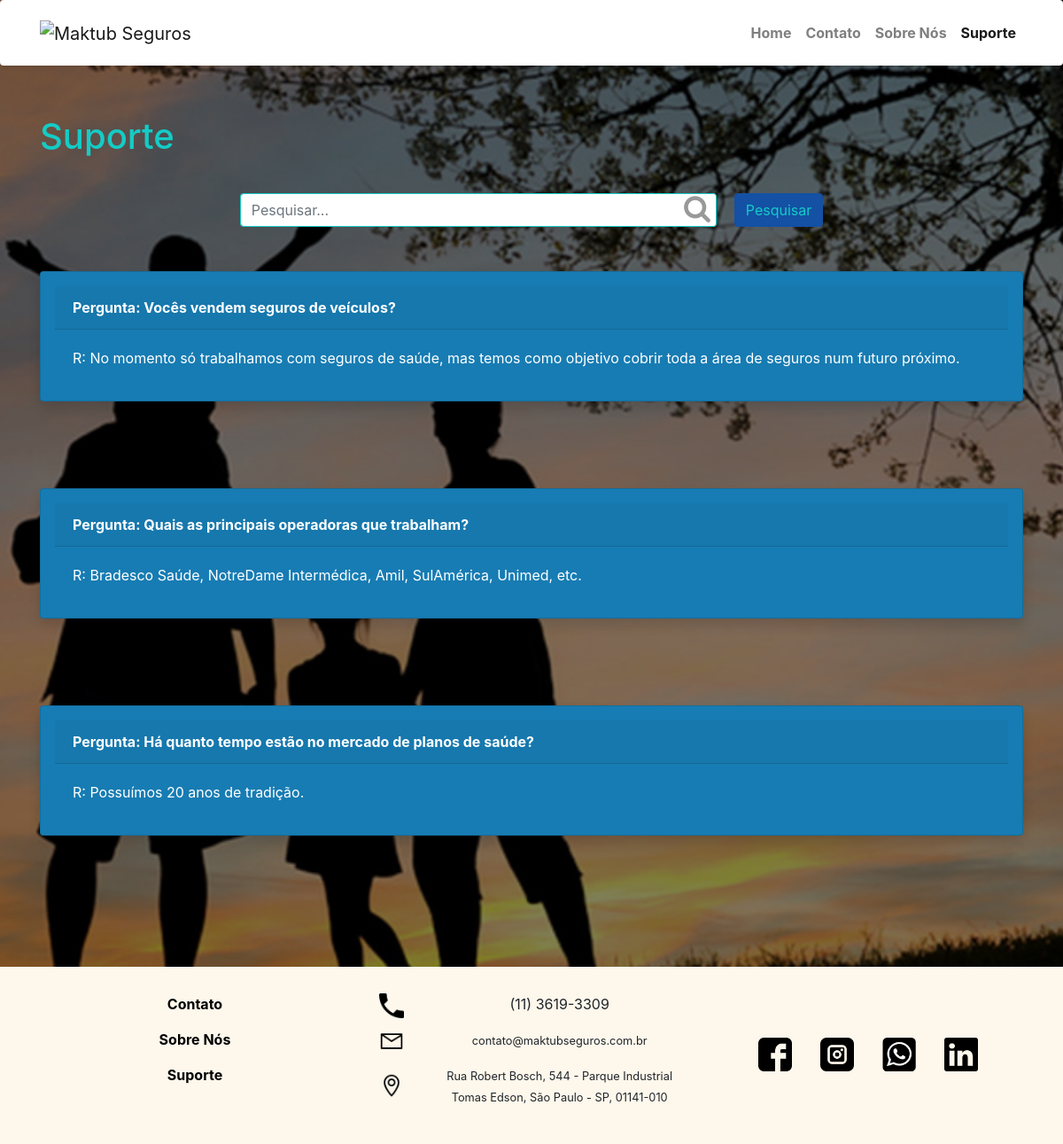
Screenshot of /suporte.php with the database file from the repository.
### tables this page shows
CREATE TABLE `tbl_suporte` (
  `id` int(11) NOT NULL AUTO_INCREMENT,
  `pergunta` varchar(5000) NOT NULL,
  `resposta` varchar(5000) NOT NULL,
  PRIMARY KEY (`id`)
);

### suporte.php (the view, shortened to what this page needs)
<!DOCTYPE html>
<html lang="pt-br">
    <head>
        <link rel="stylesheet" type="text/css" href="css/bootstrap.min.css">
        <link rel="stylesheet" type="text/css" href="css/style.css">
    </head>
    <body>
        <nav class="navbar navbar-expand-lg navbar-light fixed-top shadow-sm p-3 mb-5 bg-white rounded">
            <div class="container">
            <a class="navbar-brand" href="index.php">
                <img src="https://cdn.shortpixel.ai/client/q_glossy,ret_img,w_360,h_120/https://www.maktubseguros.com.br/wp-content/uploads/2020/01/cropped-0404-Logo-1.png" width="200" height="60" alt="Maktub Seguros" loading="lazy">
            </a>
            <div class="collapse navbar-collapse" id="navbarNav">
                <ul class="navbar-nav ml-auto">
                    <li class="nav-item font-weight-bold" style="color:#14ccc6;">
                    <a class="nav-link" href="index.php">Home</a>
                    </li>
                    <li class="nav-item font-weight-bold" style="color:#14ccc6;">
                    <a class="nav-link" href="contato.php">Contato</a>
                    </li>
                    <li class="nav-item font-weight-bold" style="color:#14ccc6;">
                    <a class="nav-link" href="sobrenos.php">Sobre Nós</a>
                    </li>
                    <li class="nav-item active font-weight-bold" style="color:#14ccc6;">
                        <a class="nav-link" href="suporte.php">Suporte</a>
                    </li>
                </ul>
            </div>
            </div>
        </nav>
        <section id="section-suporte">
            <div style="width: inherit; height: inherit;  background-color: rgba(0,0,0,0.5); padding-top:130px;padding-bottom: 50px;">
            <div class="container">
                <h1 style="margin-bottom: 40px; color:#14ccc6;">Suporte</h1>
                <div class="row" style="margin-bottom: 50px;">
                    <div class="col-md-12 d-flex justify-content-center">
                            <form class="form-inline my-12 my-lg-0" action="#" method="POST">
                                <input class="form-control mr-sm-2" name="txt_search" id="search" type="search" placeholder="Pesquisar..." aria-label="Pesquisar">
                                <div id="cont-img">
                                    <img src="imgs/iconSearch.png" alt="Procurar" id="img-search">
                                </div>
                                <button name="btn_pesquisar" class="btn btn-outline-success my-2 my-sm-0" type="submit" style="background-color: #1450a4;color:#14ccc6;border: solid 0.5px #1450a4;">Pesquisar</button>
                            </form>
                    </div>
                </div>
                <?php
        if(isset($_POST['btn_pesquisar'])){
            require_once('bd/conexao.php');
            $conexao = conexaoMysql();
            $pesquisa = $_POST['txt_search'];
            $sql = "select * from tbl_suporte where pergunta like '%".$pesquisa."%'";
            $select = mysqli_query($conexao, $sql);
            while($rsSuporte = mysqli_fetch_array($select)){
                ?>
                <div class="row mgb-suporte">
                    <div class="col-md-12">
                        <div class="card card-bg">
                            <div class="card-header font-weight-bold" style="color:white;">
                                Pergunta: <?=$rsSuporte['pergunta']?>
                            </div>
                            <div class="card-body">
                                <p class="card-text" style="color:white;">R: <?=$rsSuporte['resposta']?></p>
                            </div>
                        </div>
                    </div>
                </div>
            <?php
            }
        }else{
            $conexao = conexaoMysql();
            $sql = "select * from tbl_suporte";
            $select = mysqli_query($conexao, $sql);
            while($rsSuporte = mysqli_fetch_array($select)){
                ?>
                <div class="row mgb-suporte">
                    <div class="col-md-12">
                        <div class="card card-bg shadow p-3 mb-5 rounded">
                            <div class="card-header font-weight-bold" style="color:white;">
                                Pergunta: <?=$rsSuporte['pergunta']?>
                            </div>
                            <div class="card-body">
                                <p class="card-text" style="color:white;">R: <?=$rsSuporte['resposta']?></p>
                            </div>
                        </div>
                    </div>
                </div>
            <?php
            }
        }
        ?>
            </div>
            </div>
        </section>
        <footer>
            <div class="container h-100">
                <div class="row h-100">
                    <div class="col-md-4">
                            <div class="row d-flex justify-content-center" style="padding-top: 30px;">
                                <div class="col-4 d-flex justify-content-center">
                                    <a href="contato.php">
                                    <p class="font-weight-bold" style="color: black;">Contato</p>
                                    </a>
                                </div>
                            </div>
                            <div class="row d-flex justify-content-center">
                                <div class="col-4 d-flex justify-content-center">
                                <a href="sobrenos.php">
                                    <p class="font-weight-bold" style="color: black;">Sobre Nós</p>
                                    </a>
                                </div>
                            </div>
                            <div class="row d-flex justify-content-center">
                                <div class="col-4 d-flex justify-content-center">
                                <a href="suporte.php">
                                    <p class="font-weight-bold" style="color: black;">Suporte</p>
                                    </a>
                                </div>
                            </div>
                    </div>
                    <div class="col-md-4" style="padding-top: 30px;">
                            <div class="row">
                                <div class="col-md-2 col-sm-12 col-lg-2 col-xl-2 d-flex justify-content-center">
                                        <img src="imgs/iconPhone.png" alt="Telefone" class="icon-footer">
                                </div>
                                <div class="col-md-10 col-sm-12 col-lg-10 col-xl-10 d-flex justify-content-center">
                                        <p class="text-center">(11) 3619-3309</p>
                                </div>
                            </div>
                            <div class="row">
                                <div class="col-md-2 d-flex justify-content-center">
                                    <img src="imgs/iconEmail.png" alt="Email" class="icon-footer">
                                </div>
                                <div class="col-md-10 text-nowrap d-flex justify-content-center">
                                    <p class="text-center"><small>contato@maktubseguros.com.br</small></p>
                                </div>
                            </div>
                            <div class="row">
                                <div class="col-md-2 d-flex justify-content-center" style="padding-top: 10px;">
                                    <img src="imgs/iconEndereco.png" alt="Endereço" class="icon-footer">
                                </div>
                                <div class="col-md-10 d-flex justify-content-center">
                                    <p class="text-center"><small>Rua Robert Bosch, 544 - Parque Industrial Tomas Edson, São Paulo - SP, 01141-010</small></p>
                                </div>
                            </div>
                    </div>
                    <div class="col-md-4" style="padding-top: 80px;">
                            <div class="row" style="padding-left: 50px; padding-right: 50px;">
                                <div class="col-md-3 d-flex justify-content-center" id="row-sociais">
                                    <a href="https://www.facebook.com/maktubseguro/">
                                    <img src="imgs/iconFb.png" alt="Facebook" class="icon-sociais">
                                    </a>
                                </div>
                                <div class="col-md-3 d-flex justify-content-center" id="row-sociais">
                                    <a href="https://www.instagram.com/maktubseguros/">
                                    <img src="imgs/iconInsta.png" alt="Instagram" class="icon-sociais">
                                    </a>
                                </div>
                                <div class="col-md-3 d-flex justify-content-center" id="row-sociais">
                                     <a href="https://api.whatsapp.com/send?phone=5511992059207&text=Ol%C3%A1,%20gostaria%20de%20falar%20com%20um%20consultor">
                                     <img src="imgs/iconWpp.png" alt="Whatsapp" class="icon-sociais" >
                                     </a>
                                </div>
                                <div class="col-md-3 d-flex justify-content-center" id="row-sociais">
                                     <a href="https://www.linkedin.com/company/maktub-seguros/about/">
                                     <img src="imgs/iconLinkedin.png" alt="Linkedin" class="icon-sociais">
                                     </a>
                                </div>
                            </div>
                    </div>
                </div>
            </div>
        </footer>
    </body>
</html>

### css/style.css (style rules this page uses)
@media (min-width: 1200px) { nav { background-color: white; } }
@media (min-width: 1200px) { .nav-item { color: #14ccc6 !important; } }
@media (min-width: 1200px) { footer { height: 200px; background-color: #fdf7ec; } }
@media (min-width: 1200px) { .icon-footer { width: 28px; height: 28px; } }
@media (min-width: 1200px) { .icon-sociais { width: 38px; height: 38px; } }
@media (min-width: 1200px) { #section-suporte { min-height: 400px; height: auto; background-image: url(../imgs/slide3.jpg); background-repeat: no-repeat; background-position: center; background-size: cover; background-attachment: fixed; } }
@media (min-width: 1200px) { #search { width: 500px; border: 0px white; border-top: solid 0.5px #14ccc6; border-bottom: solid 0.5px #14ccc6; border-left: solid 0.5px #14ccc6; border-top-right-radius: 0px; border-bottom-right-radius: 0px; margin-right: 0px !important; } }
@media (min-width: 1200px) { #cont-img { width: 38px; height: 38px; background-color: white; border-top-right-radius: 4px; border-bottom-right-radius: 4px; border-top: solid 0.5px #14ccc6; border-bottom: solid 0.5px #14ccc6; border-right: solid 0.5px #14ccc6; margin-right: 20px; } }
@media (min-width: 1200px) { #img-search { width: 32px; height: 32px; } }
@media (min-width: 1200px) { .mgb-suporte { margin-bottom: 50px; } }
@media (min-width: 1200px) { .card-bg { background-color: #177cb3; } }

### rows the page displays
tbl_suporte: pergunta "Vocês vendem seguros de veículos?", resposta "No momento só trabalhamos com seguros de saúde, mas temos como objetivo cobrir toda a área de seguros num futuro próximo."
tbl_suporte: pergunta "Quais as principais operadoras que trabalham?", resposta "Bradesco Saúde, NotreDame Intermédica, Amil, SulAmérica, Unimed, etc."
tbl_suporte: pergunta "Há quanto tempo estão no mercado de planos de saúde?", resposta "Possuímos 20 anos de tradição."
